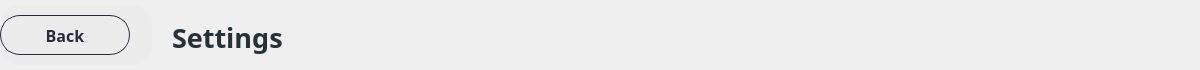
            <widget class="QWidget" name="widget_135" native="true">
             <property name="minimumSize">
              <size>
               <width>1200</width>
               <height>70</height>
              </size>
             </property>
             <property name="maximumSize">
              <size>
               <width>16777215</width>
               <height>70</height>
              </size>
             </property>
             <property name="styleSheet">
              <string notr="true"/>
             </property>
             <widget class="QWidget" name="widget_136" native="true">
              <property name="geometry">
               <rect>
                <x>0</x>
                <y>5</y>
                <width>152</width>
                <height>60</height>
               </rect>
              </property>
              <property name="minimumSize">
               <size>
                <width>0</width>
                <height>60</height>
               </size>
              </property>
              <property name="maximumSize">
               <size>
                <width>16777215</width>
                <height>60</height>
               </size>
              </property>
              <property name="styleSheet">
               <string notr="true">color:rgb(65,155,249);
background-color: rgb(237, 236, 237);
border-radius: 20px;</string>
              </property>
              <layout class="QHBoxLayout" name="horizontalLayout_62">
               <item alignment="Qt::AlignLeft">
                <widget class="QPushButton" name="btn_backSettings">
                 <property name="minimumSize">
                  <size>
                   <width>130</width>
                   <height>40</height>
                  </size>
                 </property>
                 <property name="maximumSize">
                  <size>
                   <width>130</width>
                   <height>40</height>
                  </size>
                 </property>
                 <property name="font">
                  <font>
                   <family>Bahnschrift SemiBold</family>
                   <pointsize>12</pointsize>
                   <weight>75</weight>
                   <bold>true</bold>
                  </font>
                 </property>
                 <property name="cursor">
                  <cursorShape>PointingHandCursor</cursorShape>
                 </property>
                 <property name="styleSheet">
                  <string notr="true">QPushButton {    
    border: 1px solid rgba(40,43,61,255) ;
    border-radius: 20px;
    padding: 5px 10px;
	color: rgba(40,43,61,255) ;
}

QPushButton:hover {
    background-color: ;
}
</string>
                 </property>
                 <property name="text">
                  <string>Back</string>
                 </property>
                 <property name="icon">
                  <iconset>
                   <normaloff>../icons/icons8-go-back-45.png</normaloff>../icons/icons8-go-back-45.png</iconset>
                 </property>
                 <property name="iconSize">
                  <size>
                   <width>35</width>
                   <height>35</height>
                  </size>
                 </property>
                </widget>
               </item>
              </layout>
             </widget>
             <widget class="QLabel" name="label_headofHttpstesting_2">
              <property name="geometry">
               <rect>
                <x>152</x>
                <y>15</y>
                <width>500</width>
                <height>45</height>
               </rect>
              </property>
              <property name="minimumSize">
               <size>
                <width>500</width>
                <height>45</height>
               </size>
              </property>
              <property name="maximumSize">
               <size>
                <width>500</width>
                <height>45</height>
               </size>
              </property>
              <property name="font">
               <font>
                <family>Bahnschrift SemiBold</family>
                <pointsize>20</pointsize>
                <weight>75</weight>
                <bold>true</bold>
               </font>
              </property>
              <property name="styleSheet">
               <string notr="true">color: rgb(38, 50, 56);</string>
              </property>
              <property name="text">
               <string>Settings</string>
              </property>
              <property name="alignment">
               <set>Qt::AlignLeading|Qt::AlignLeft|Qt::AlignVCenter</set>
              </property>
              <property name="margin">
               <number>0</number>
              </property>
              <property name="indent">
               <number>20</number>
              </property>
             </widget>
            </widget>
